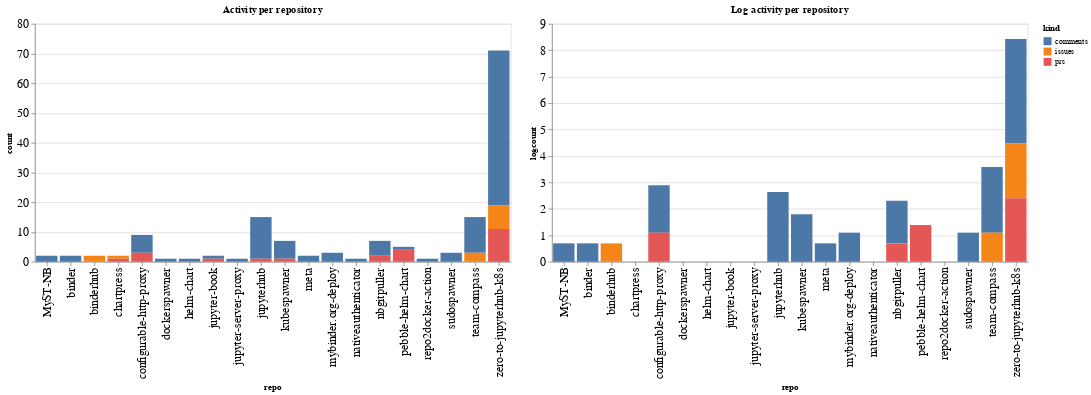

The notebook cell this image was saved under:
### Code cell
ch1 = alt.Chart(repo_summaries, width=600, title="Activity per repository").mark_bar().encode(
    x='repo',
    y='count',
    color='kind',
    tooltip="kind"
)

ch2 = alt.Chart(repo_summaries, width=600, title="Log activity per repository").mark_bar().encode(
    x='repo',
    y='logcount',
    color='kind',
    tooltip="kind"
)

ch1 | ch2

### Figure 1 — Vega-Lite specification as saved in the notebook (floating-point values rounded to 4 significant figures)
{"config": {"axisLeft": {"labelFontSize": 15}, "axisBottom": {"labelFontSize": 15}}, "hconcat": [{"mark": "bar", "encoding": {"color": {"type": "nominal", "field": "kind"}, "tooltip": {"type": "nominal", "field": "kind"}, "x": {"type": "nominal", "field": "repo"}, "y": {"type": "quantitative", "field": "count"}}, "title": "Activity per repository", "width": 600}, {"mark": "bar", "encoding": {"color": {"type": "nominal", "field": "kind"}, "tooltip": {"type": "nominal", "field": "kind"}, "x": {"type": "nominal", "field": "repo"}, "y": {"type": "quantitative", "field": "logcount"}}, "title": "Log activity per repository", "width": 600}], "data": {"name": "data-f4f4628a48571cbcb46218d6fec2248e"}, "$schema": "https://vega.github.io/schema/vega-lite/v4.8.1.json", "datasets": {"data-f4f4628a48571cbcb46218d6fec2248e": [{"repo": "MyST-NB", "kind": "comments", "count": 2, "logcount": 0.6931}, {"repo": "binder", "kind": "comments", "count": 2, "logcount": 0.6931}, {"repo": "binderhub", "kind": "issues", "count": 2, "logcount": 0.6931}, {"repo": "chartpress", "kind": "issues", "count": 1, "logcount": 0.0}, {"repo": "chartpress", "kind": "prs", "count": 1, "logcount": 0.0}, {"repo": "configurable-http-proxy", "kind": "comments", "count": 6, "logcount": 1.792}, {"repo": "configurable-http-proxy", "kind": "prs", "count": 3, "logcount": 1.099}, {"repo": "dockerspawner", "kind": "comments", "count": 1, "logcount": 0.0}, {"repo": "helm-chart", "kind": "comments", "count": 1, "logcount": 0.0}, {"repo": "jupyter-book", "kind": "comments", "count": 1, "logcount": 0.0}, {"repo": "jupyter-book", "kind": "prs", "count": 1, "logcount": 0.0}, {"repo": "jupyter-server-proxy", "kind": "comments", "count": 1, "logcount": 0.0}, {"repo": "jupyterhub", "kind": "comments", "count": 14, "logcount": 2.639}, {"repo": "jupyterhub", "kind": "prs", "count": 1, "logcount": 0.0}, {"repo": "kubespawner", "kind": "comments", "count": 6, "logcount": 1.792}, {"repo": "kubespawner", "kind": "prs", "count": 1, "logcount": 0.0}, {"repo": "meta", "kind": "comments", "count": 2, "logcount": 0.6931}, {"repo": "mybinder.org-deploy", "kind": "comments", "count": 3, "logcount": 1.099}, {"repo": "nativeauthenticator", "kind": "comments", "count": 1, "logcount": 0.0}, {"repo": "nbgitpuller", "kind": "comments", "count": 5, "logcount": 1.609}, {"repo": "nbgitpuller", "kind": "prs", "count": 2, "logcount": 0.6931}, {"repo": "pebble-helm-chart", "kind": "comments", "count": 1, "logcount": 0.0}, {"repo": "pebble-helm-chart", "kind": "prs", "count": 4, "logcount": 1.386}, {"repo": "repo2docker-action", "kind": "comments", "count": 1, "logcount": 0.0}, {"repo": "sudospawner", "kind": "comments", "count": 3, "logcount": 1.099}, {"repo": "team-compass", "kind": "comments", "count": 12, "logcount": 2.485}, {"repo": "team-compass", "kind": "issues", "count": 3, "logcount": 1.099}, {"repo": "zero-to-jupyterhub-k8s", "kind": "comments", "count": 52, "logcount": 3.951}, {"repo": "zero-to-jupyterhub-k8s", "kind": "issues", "count": 8, "logcount": 2.079}, {"repo": "zero-to-jupyterhub-k8s", "kind": "prs", "count": 11, "logcount": 2.398}]}}
